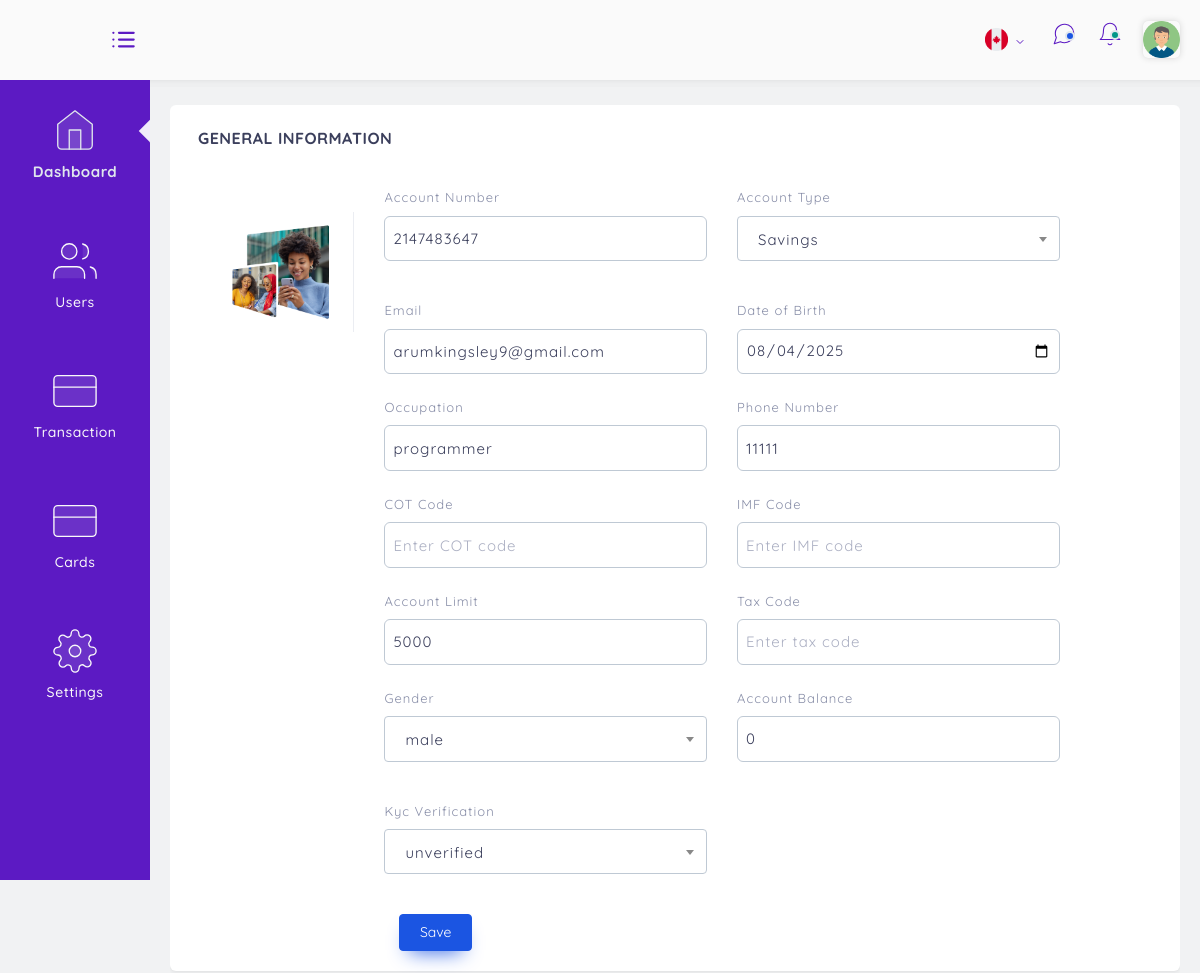
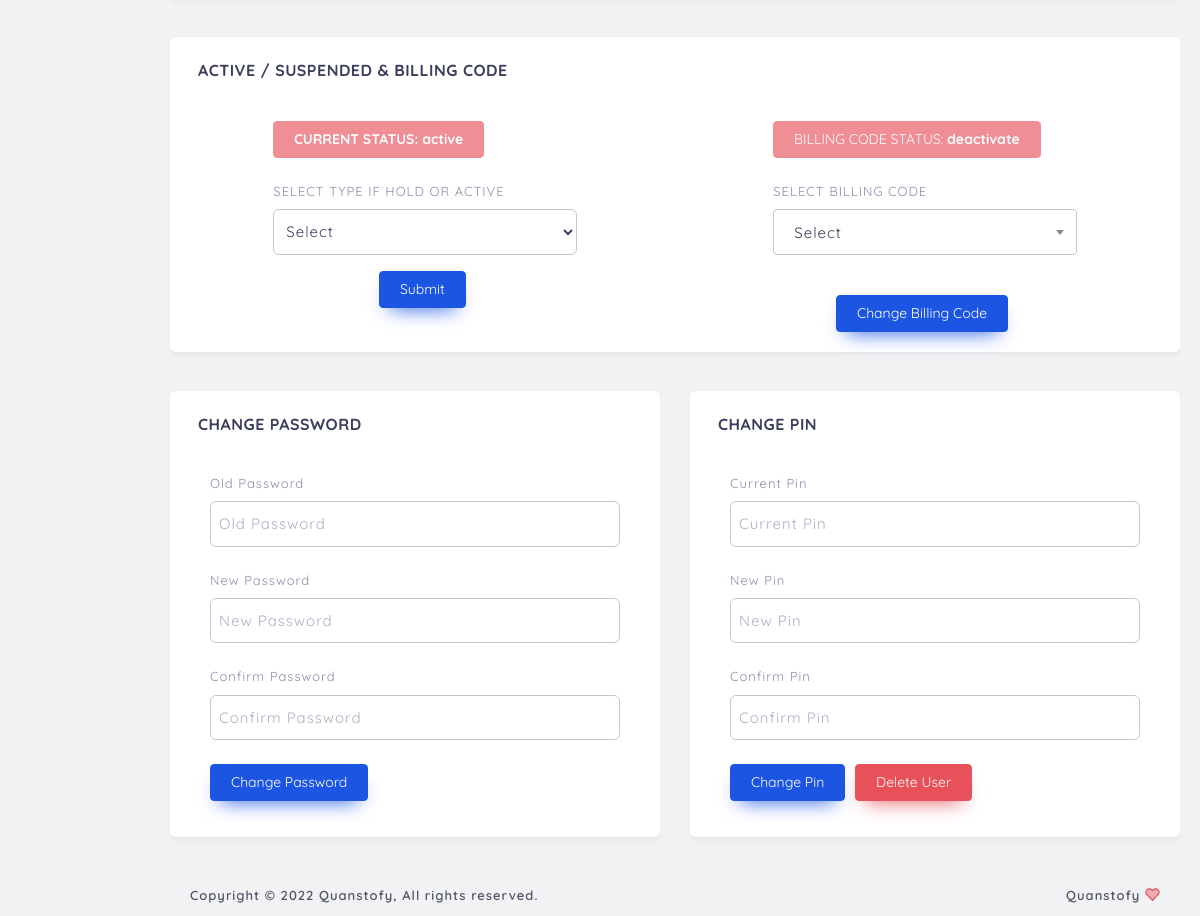
Screenshot of /admin/users/edit.php?id=2 (signed in) with the database file from the repository (2 pictures, top to bottom).
### tables this page shows
CREATE TABLE `users` (
  `id` int(11) NOT NULL,
  `username` varchar(255) NOT NULL,
  `email` varchar(255) NOT NULL,
  `password` varchar(255) NOT NULL,
  `pin` varchar(255) NOT NULL,
  `firstname` varchar(255) NOT NULL,
  `lastname` varchar(255) NOT NULL,
  `date_created` varchar(255) NOT NULL,
  `occupation` varchar(255) NOT NULL,
  `country` varchar(255) NOT NULL,
  `address` varchar(255) NOT NULL,
  `gender` varchar(255) NOT NULL,
  `balance` varchar(255) NOT NULL,
  `phone` varchar(255) NOT NULL,
  `ssn` varchar(255) NOT NULL,
  `profile` varchar(255) NOT NULL,
  `currency` varchar(255) NOT NULL,
  `account_number` varchar(255) NOT NULL,
  `status` enum('suspended','active') NOT NULL,
  `birth` varchar(255) NOT NULL,
  `account_type` varchar(255) NOT NULL,
  `account_limit` int(11) DEFAULT 5000,
  `tax_code` varchar(255) NOT NULL,
  `cot_code` varchar(255) NOT NULL,
  `imf_code` varchar(255) NOT NULL,
  `billing_status` varchar(255) DEFAULT 'deactivate',
  `loan_balance` int(11) NOT NULL,
  `kyc` varchar(255) NOT NULL DEFAULT 'unverified',
  `2_step_verification` tinyint(1) NOT NULL DEFAULT 0
);

### admin/users/edit.php (the view, shortened to what the rows shown need)
<?php
    include('../../server/authorization/admin/index.php');
?>
<html lang="en">
<head>
  <link href="../source/assets/css/loader.css" rel="stylesheet" type="text/css">
  <link href="../source/bootstrap/css/bootstrap.min.css" rel="stylesheet" type="text/css">
  <link href="../source/assets/css/plugins.css" rel="stylesheet" type="text/css">
  <link href="../source/assets/css/structure.css" rel="stylesheet" type="text/css" class="structure">
  <link href="../source/plugins/apex/apexcharts.css" rel="stylesheet" type="text/css">
  <link href="../source/assets/css/dashboard/dash_1.css" rel="stylesheet" type="text/css" class="dashboard-analytics">
  <link rel="stylesheet" type="text/css" href="../source/plugins/dropify/dropify.min.css">
  <link href="../source/assets/css/users/account-setting.css" rel="stylesheet" type="text/css">
  <link href="../source/assets/css/components/custom-modal.css" rel="stylesheet" type="text/css">
  <link rel="stylesheet" type="text/css" href="../source/plugins/select2/select2.min.css">
  <link rel="stylesheet" type="text/css" href="../source/plugins/table/datatable/datatables.css">
  <link rel="stylesheet" type="text/css" href="../source/assets/css/forms/switches.css">
  <link rel="stylesheet" type="text/css" href="../source/plugins/table/datatable/dt-global_style.css">
  <link rel="stylesheet" href="../assets/css/card/displayCard.css">
  <link href="../source/plugins/sweetalerts/sweetalert2.min.css" rel="stylesheet" type="text/css">
  <link href="../source/plugins/sweetalerts/sweetalert.css" rel="stylesheet" type="text/css">
  <link href="../source/assets/css/components/custom-sweetalert.css" rel="stylesheet" type="text/css">
    <link href="https://cdnjs.cloudflare.com/ajax/libs/toastr.js/latest/toastr.min.css" rel="stylesheet" />
</head>
<body class="dashboard-analytics">
  <div class="main-container sidebar-closed" id="container">
    <div id="content" class="main-content">
      <div class="layout-px-spacing">
        <div class="account-settings-container layout-top-spacing">
          <div class="account-content">
            <div class="scrollspy-example" data-spy="scroll" data-target="#account-settings-scroll" data-offset="-100">
              <div class="row">
                <div class="col-xl-12 col-lg-12 col-md-12 layout-spacing">
                  <?php
	  					if(isset($_GET['id']) && !empty($_GET['id'])) {
							$user_id = $_GET['id'];
							$statment = $connection->prepare("SELECT * FROM users WHERE id = ?");
							$statment->bind_param("i", $user_id);
							$statment->execute();
							$result = $statment->get_result();
							if($result->num_rows > 0) {
								$user = $result->fetch_assoc();?>
                    <form id="general-info" class="section general-info" enctype="multipart/form-data" method="POST">
                      <div class="info">
                        <h6>General Information</h6>
                        <div class="row">
                          <div class="col-lg-11 mx-auto">
                            <div class="row">
                              <div class="col-xl-2 col-lg-12 col-md-4 text-center">
                                <div class="upload mt-4 pr-md-4">
                                  <center>
                                    <div class="dropify-wrapper has-preview">
                                      <div class="dropify-preview" style="display: block;">
                                        <span class="dropify-render">
                                          <img src="../../upload/profiles/<?php echo $user['profile']; ?>" alt="User Image" class="img-fluid">
                                        </span>
                                      </div>
                                    </div>
                                  </center>
                                </div>
                              </div>
                              <div class="col-xl-10 col-lg-12 col-md-8 mt-md-0 mt-4">
                                <div class="form">
                                  <div class="row">
                                    <div class="col-sm-6">
                                      <div class="form-group">
                                        <label for="acct_no">Account Number</label>
                                        <input type="text" class="form-control mb-4" placeholder="Enter account number"
                                          value="<?php echo $user['account_number']; ?>" name="acct_no" autocomplete="off">
                                      </div>
                                    </div>
                                    <div class="col-sm-6">
                                      <div class="form-group">
                                        <label for="acct_type">Account Type</label>
                                      </div>
                                    </div>
                                  </div>
                                  <div class="row">
                                    <div class="col-sm-6">
                                      <div class="form-group">
                                        <label for="acct_email">Email</label>
                                        <input type="email" class="form-control mb-4" placeholder="Enter email address"
                                          value="<?php echo $user['email']; ?>" name="acct_email" autocomplete="off">
                                      </div>
                                    </div>
                                    <div class="col-sm-6">
                                      <div class="form-group">
                                        <label for="acct_dob">Date of Birth</label>
                                        <input type="date" class="form-control mb-4" value="<?php echo $user['birth']; ?>"
                                          name="acct_dob" autocomplete="off">
                                      </div>
                                    </div>
                                  </div>
                                  <div class="row">
                                    <div class="col-sm-6">
                                      <div class="form-group">
                                        <label for="acct_occupation">Occupation</label>
                                        <input type="text" class="form-control mb-4" placeholder="Enter occupation"
                                          value="<?php echo $user['occupation']; ?>" name="acct_occupation" autocomplete="off">
                                      </div>
                                    </div>
                                    <div class="col-sm-6">
                                      <div class="form-group">
                                        <label for="acct_phone">Phone Number</label>
                                        <input type="text" class="form-control mb-4" placeholder="Enter phone number"
                                          value="<?php echo $user['phone']; ?>" name="acct_phone" autocomplete="off">
                                      </div>
                                    </div>
                                  </div>
                                  <div class="row">
                                    <div class="col-sm-6">
                                      <div class="form-group">
                                        <label for="acct_cot">COT Code</label>
                                        <input type="text" class="form-control mb-4" placeholder="Enter COT code"
                                          value="<?php echo $user['cot_code']; ?>" name="acct_cot" autocomplete="off">
                                      </div>
                                    </div>
                                    <div class="col-sm-6">
                                      <div class="form-group">
                                        <label for="acct_imf">IMF Code</label>
                                        <input type="text" class="form-control mb-4" placeholder="Enter IMF code"
                                          value="<?php echo $user['imf_code']; ?>" name="acct_imf" autocomplete="off">
                                      </div>
                                    </div>
                                  </div>
                                  <div class="row">
                                    <div class="col-sm-6">
                                      <div class="form-group">
                                        <label for="acct_limit">Account Limit</label>
                                        <input type="text" class="form-control mb-4" placeholder="Enter account limit"
                                          value="<?php echo $user['account_limit']; ?>" name="acct_limit" autocomplete="off">
                                      </div>
                                    </div>
                                    <div class="col-sm-6">
                                      <div class="form-group">
                                        <label for="tax_code">Tax Code</label>
                                        <input type="text" class="form-control mb-4" placeholder="Enter tax code"
                                          value="<?php echo $user['tax_code']; ?>" name="tax_code" autocomplete="off">
                                      </div>
                                    </div>
                                  </div>
                                  <div class="row">
                                    <div class="col-sm-6">
                                      <div class="form-group">
                                        <label for="acct_gender">Gender</label>
                                      </div>
                                    </div>
                                    <div class="col-sm-6">
                                      <div class="form-group">
                                        <label for="acct_limit">Account Balance</label>
                                        <input type="text" class="form-control mb-4" placeholder="Enter account balance"
                                          value="<?php echo $user['balance']; ?>" name="acct_balance" autocomplete="off">
                                      </div>
                                    </div>
                                    <div class="col-sm-6">
                                      <div class="form-group">
                                        <label for="acct_type">Kyc Verification</label>
                                      </div>
                                    </div>
                                  </div>
                                  <div class="col-md-12">
                                    <button class="btn btn-primary text-center" name="profile_save" type="submit">Save</button>
                                  </div>
                                </div>
                              </div>
                            </div>
                          </div>
                        </div>
                      </div>
                    </form>
                  <?php }
						}else {
							echo "<div class='alert alert-danger'>No User ID provided.</div>";
						}
				  ?>
                </div>
                <div class="col-xl-12 col-lg-12 col-md-12 layout-spacing">
                    <?php
                        $user_id = $_GET['id'];
                        $statment = $connection->prepare("SELECT * FROM users WHERE id = ?");
                        $statment->bind_param("i", $user_id);
                        $statment->execute();
                        $result = $statment->get_result();
                        if($result->num_rows > 0) {
                            $user = $result->fetch_assoc(); ?>
                                <form class="section about" method="post">
                                    <div class="info">
                                      <h5>ACTIVE / SUSPENDED  &amp; BILLING CODE</h5>
                                      <div class="row">
                                        <div class="col-md-4 mx-auto">
                                          <div class="form-group">
                                            <button class="btn btn-danger mb-4 disabled"  style=" font-weight: bold;">
                                              CURRENT STATUS: <b><?php  echo $user['status']   ?></b>
                                            </button>
                                            <br>
                                            <label for="acct_status">SELECT TYPE IF HOLD OR ACTIVE</label>
                                            <select name="acct_status" class="form-control basic select2-hidden-accessible"  aria-hidden="true">
                                              <option value="" data-select2-id="9">Select</option>
                                            </select>
                                          </div>
                                          <div class="text-center mb-3">
                                            <button class="btn btn-primary" name="status_submit">Submit</button>
                                          </div>
                                        </div>
                                        <div class="col-md-4 mx-auto">
                                          <div class="form-group">
                                            <button class="btn btn-danger mb-4 disabled">
                                              BILLING CODE STATUS: <b> <?php  echo $user['billing_status']   ?></b>
                                            </button>
                                            <br>
                                            <label for="billing_type">SELECT BILLING CODE</label>
                                          </div>
                                          <div class="text-center">
                                            <button class="btn btn-primary" name="billing_code">Change Billing Code</button>
                                          </div>
                                        </div>
                                      </div>
                                    </div>
                                </form>
                      <?php  }
                    ?>
                </div>
              </div>
            </div>
          </div>
        </div>
      </div>
    </div>
  </div>
</body>
</html>

### rows the page displays
users: profile (picture), acct_no "2147483647", acct_email "arumkingsley9@gmail.com", acct_dob "08/04/2025", acct_occupation "programmer", acct_phone "11111", acct_limit "5000", acct_balance "0", status "active", billing_status "deactivate"

### other values shown
$sitename "Quanstofy"
